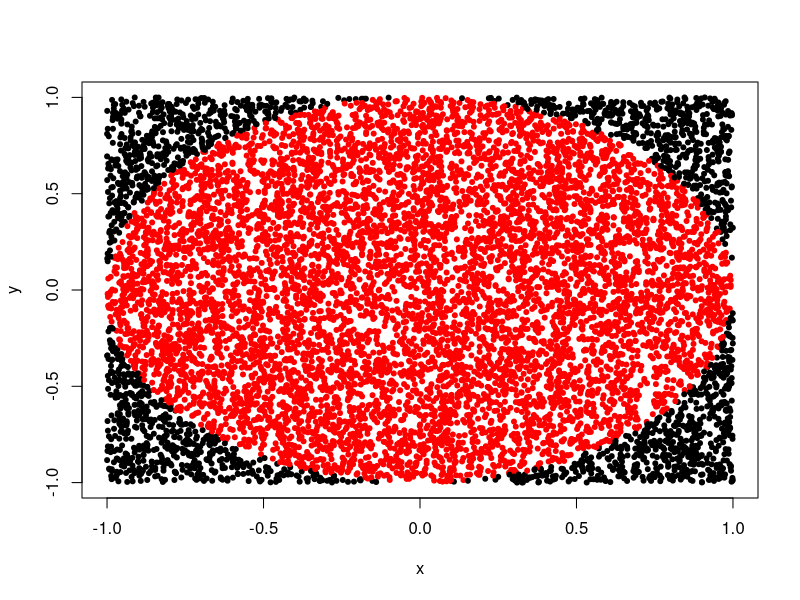
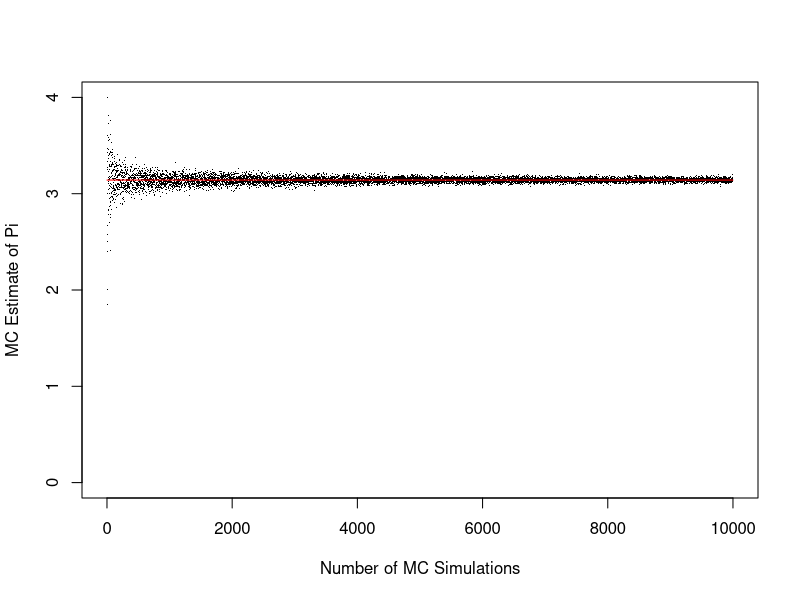

The R script that drew these images, in order:

approximate_pi <- function(n){
  
  x <- runif(n,-1,1)
  y <- runif(n,-1,1)
  
  colours <- c()
  for (i in 1:length(x)){
    distance <- sqrt(x[i]^2+y[i]^2)
    if (distance < 1){
      color <- "red"
    }
    else{
      color <- "black"
    }
    colours <- c(colours,color)
  }
  
  plot(x,y,xlim = c(-1,1),ylim=c(-1,1),pch=20,col=colours)
  
  red_propn <- table(colours)["red"]
  
  pi_hat <- (red_propn / n) * 4
  
  print(c(noquote(n),noquote("sample Monte Carlo Approximation of Pi:"), noquote(pi_hat)))
  
  pi-pi_hat
  
}
  
approximate_pi(10000)

#want to plot pi - pi_hat for increasing n

pi_approx <- function(n){
 
  x <- runif(n, -1, 1)
  y <- runif(n, -1, 1)
  
  in_circle <- 0
  
  for (i in 1:length(x)){
    dist <- sqrt(x[i]**2 + y[i]**2)
    if (dist < 1){
      in_circle <- in_circle + 1
    } 
  }
  
  (in_circle / n) * 4
  
  
}

pi_approx(10000)

plot_pi_hat <- function(n){
  
  pi_hats <- c()
  pi_const <- c()
  
  for (i in seq(n)){
    pi_hats[i] <- pi_approx(i)
    pi_const[i] <- pi
  }
  
  plot(pi_hats,pch=".",xlab = "Number of MC Simulations", ylab="MC Estimate of Pi",ylim=c(0,4))
  lines(pi_const, col="red")
  
}

plot_pi_hat(10000)
